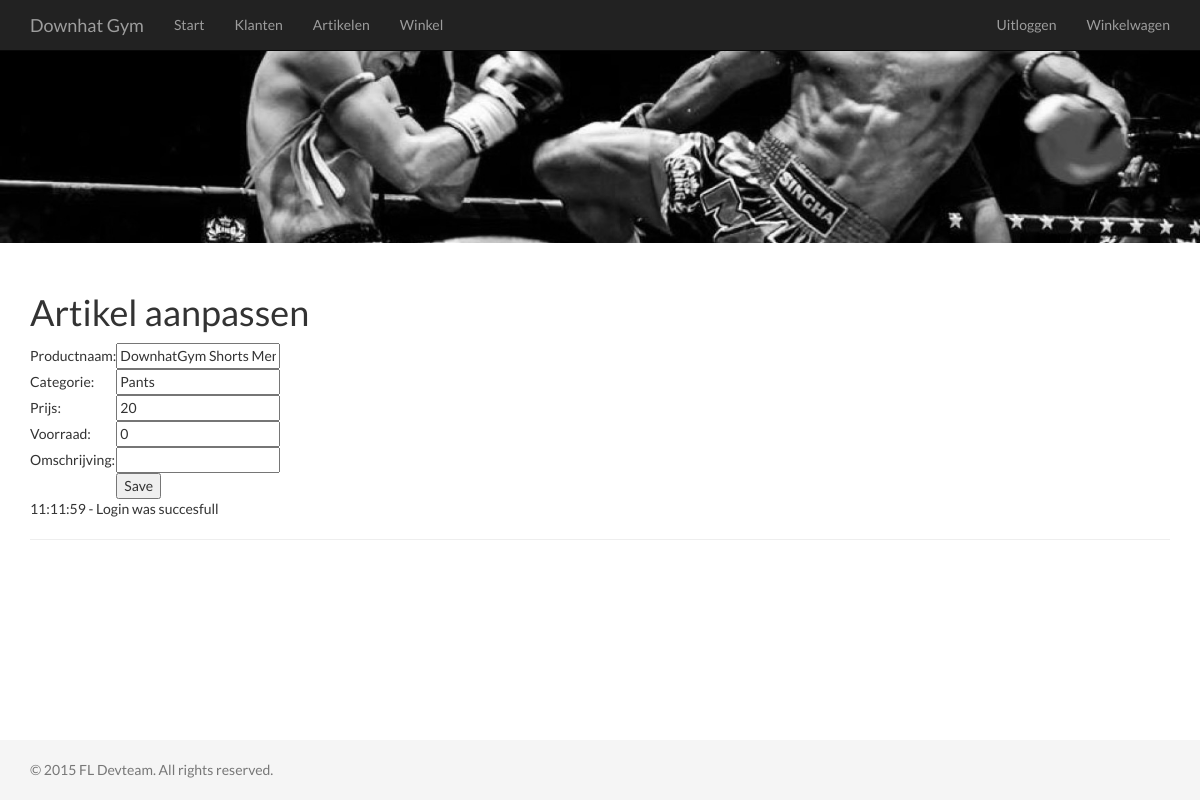
/index.php?action=showEditArticle&artikelnummer=P013 (signed in), run on the app's committed database.
### tables this page shows
CREATE TABLE IF NOT EXISTS `artikel` (
  `artikelnummer` varchar(4) NOT NULL,
  `productnaam` varchar(45) NOT NULL,
  `categorie` varchar(80) NOT NULL,
  `prijs` int(11) NOT NULL,
  `voorraad` int(11) NOT NULL,
  `omschrijving` varchar(150) NOT NULL,
  PRIMARY KEY (`artikelnummer`),
  KEY `Voorraad` (`voorraad`),
  KEY `Omschrijving` (`omschrijving`)
);

### index.php (called while the page is built, shortened)
<?php
	renderCurrentAction();
?>

### rendering/articles.rdr.php (the view, shortened to what this page needs)
		<?php
	function displayEditArticle() {
        global $db_conn;
		$artikelnummer = $_GET['artikelnummer'];
        $sql = "SELECT * FROM artikel WHERE artikelnummer = '$artikelnummer'";
		$result = mysqli_query($db_conn, $sql);
		$row = $result->fetch_assoc();
?>
		<h1>Artikel aanpassen</h1>
		<form method="post" action="index.php?action=updateArticle">
			<table>
                    <tr>
                       <td>Productnaam:</td>
                       <td><input type="text" name="productnaam" value="<?php echo $row['productnaam'];?>"/></td>
                   </tr>
                   <tr>
                       <td>Categorie:</td>
                       <td><input type="text" name="categorie" value="<?php echo $row['categorie'];?>"/></td>
                   </tr>
                   <tr>
                       <td>Prijs:</td>
                       <td><input type="text" name="prijs" value="<?php echo $row['prijs'];?>"/></td>
                   </tr>
                   <tr>
                       <td>Voorraad:</td>
                       <td><input type="text" name="voorraad" value="<?php echo $row['voorraad'];?>"/></td>
                   </tr>
                   <tr>
                       <td>Omschrijving:</td>
                       <td><input type="text" name="omschrijving" value="<?php echo $row['omschrijving'];?>"/></td>
                   </tr>
                   <tr>
                       <td></td>
                       <td><input type="submit" value="Save" /></td>
                   </tr>
               </table>
		</form>
<?php
	}
?>

### css/subalpine.css (style rules this page uses)
body, .tooltip, .popover { font-family: 'Lato', Arial, sans-serif; }
html { position: relative; min-height: 100%; }
body { margin-bottom: 60px; }

### data on the page
artikel: productnaam "DownhatGym Shorts Men", categorie "Pants", prijs "20", voorraad "0"
